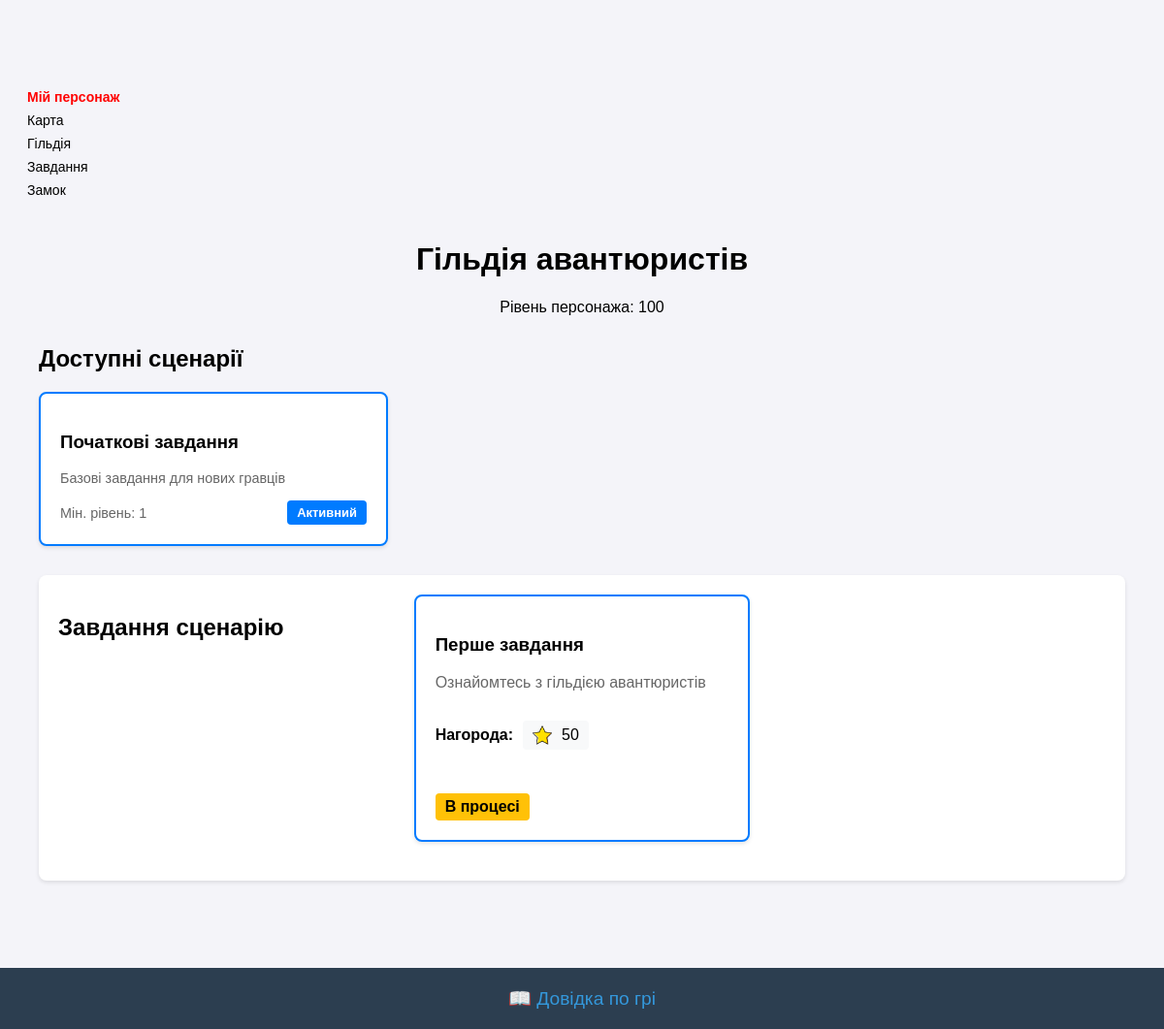
Screenshot of /guild (signed in) with the database file from the repository.
### backend/models.py (models this page shows)
class User(Base):
    __tablename__ = "users"
    id = Column(Integer, primary_key=True, index=True)
    username = Column(String, unique=True, index=True)
    password = Column(String)
    email = Column(String, unique=True, index=True)
    is_active = Column(Boolean, default=True)
    avatar_url = Column(String, nullable=True)  # user img path
    fraction = Column(String, default="Elfe")
    pending_attribute_points = Column(Integer, default=1)
    stamina = Column(Integer, default=0)  # Здоров'я
    energy = Column(Integer, default=0)  # Енергія
    agility = Column(Integer, default=0)  # Спритність
    mind = Column(Integer, default=0)  # Розум
    melee_attack = Column(Integer, default=0)  # Атака в ближньому бою
    ranged_attack = Column(Integer, default=0)  # Атака в дальньому бою
    magic_power = Column(Integer, default=0)  # Магічний потенціал
    physical_defense = Column(Integer, default=0)  # Захист від фізичних атак
    magic_resistance = Column(Integer, default=0)  # Стійкість до магії
    bonus_melee_damage = Column(Integer, default=0)
    bonus_ranged_damage = Column(Integer, default=0)
    bonus_magic_damage = Column(Integer, default=0)
    bonus_melee_defense = Column(Integer, default=0)
    bonus_ranged_defense = Column(Integer, default=0)
    bonus_magic_defense = Column(Integer, default=0)
    experience = Column(Integer, default=1)
    level = Column(Integer, default=1)
    gold = Column(Integer, default=0)
    wood = Column(Integer, default=0)
    stone = Column(Integer, default=0)
    session_id = Column(String, unique=True, nullable=True)
    map_sector = Column(String, default="Castle")  # Сектор карти
    map_x = Column(Integer, default=0)  # Координата X на карті
    map_y = Column(Integer, default=0)  # Координата Y на карті
    workplace = Column(String, nullable=True)  # Назва підприємства, де працює
    last_salary_time = Column(DateTime, nullable=True)  # Час останньої виплати
    last_quit_time = Column(DateTime, nullable=True)  # Час останнього звільнення
    daily_work_minutes = Column(Integer, default=0)  # Хвилини роботи за день
    last_work_day = Column(DateTime, nullable=True)  # Останній робочий день
    work_start_time = Column(DateTime, nullable=True)  # Час початку роботи
    units = relationship("UserUnit", back_populates="user")
    user_tasks = relationship("UserTask", back_populates="user")
    achievements = relationship("UserAchievement", back_populates="user")
    inventory_items = relationship("Item", back_populates="owner")
    equipped_items = relationship("EquippedItems", back_populates="user", uselist=False)
    battles = relationship("BattleState", back_populates="user")
    battle_histories = relationship("BattleHistory", back_populates="user")
    rating = relationship("PlayerRating", back_populates="user", uselist=False)

class QuestScenario(Base):
    __tablename__ = "quest_scenarios"
    id = Column(Integer, primary_key=True, index=True)
    title = Column(String)  # Назва сценарію
    description = Column(String)  # Опис сценарію
    min_level = Column(Integer, default=1)  # Мінімальний рівень для доступу
    is_active = Column(Boolean, default=True)  # Чи активний сценарій
    tasks = relationship("Task", back_populates="scenario")

class Task(Base):
    __tablename__ = "tasks"
    id = Column(Integer, primary_key=True, index=True)
    scenario_id = Column(Integer, ForeignKey("quest_scenarios.id"))
    title = Column(String)
    description = Column(String)
    level_required = Column(Integer, default=1)
    order_in_scenario = Column(Integer, default=0)
    reward_gold = Column(Integer, default=0)
    reward_wood = Column(Integer, default=0)
    reward_stone = Column(Integer, default=0)
    reward_exp = Column(Integer, default=0)
    user_tasks = relationship("UserTask", back_populates="task")
    scenario = relationship("QuestScenario", back_populates="tasks")

### backend/routers/adventure_guild.py (the view, shortened to what this page needs)
@router.get("/guild")
async def get_guild(
    request: Request,
    scenario_id: int = None,
    db: Session = Depends(get_db),
    current_user: User = Depends(get_current_user),
):
    if not current_user:
        return RedirectResponse(url="/")
    first_task_completed = (
        db.query(UserTask)
        .filter(
            UserTask.user_id == current_user.id,
            UserTask.task_id == 1,
            UserTask.is_completed == True,
        )
        .first()
        is not None
    )
    if not first_task_completed:
        scenario = db.query(QuestScenario).filter(QuestScenario.id == 1).first()
        task = db.query(Task).filter(Task.id == 1).first()
        return templates.TemplateResponse(
            "adventure_guild.html",
            {
                "request": request,
                "user": current_user,
                "scenarios": [scenario] if scenario else [],
                "selected_scenario": 1,
                "available_tasks": [task] if task else [],
                "completed_task_ids": [],
                "in_progress_task_ids": [1],
                "completed_scenarios": set(),
                "active_scenarios": set([1]) if scenario else set(),
            },
        )

### backend/database.py (called while the page is built)
def get_db() -> Generator[Any, Any, Any]:
    db = SessionLocal()
    try:
        init_test_data(db)  # Ініціалізуємо тестові дані
        init_test_admin(db)  # Створюємо адміністратора
        yield db
    finally:
        db.close()

### backend/init_test_data.py (called while the page is built, shortened)
def init_test_data(db: Session):
    scenario = (
        db.query(models.QuestScenario).filter(models.QuestScenario.id == 1).first()
    )

def init_test_admin(db: Session):
    admin = db.query(models.User).filter(models.User.id == 1).first()

### backend/routers/admin.py (called while the page is built)
def get_current_user(request: Request, db: Session = Depends(database.get_db)):
    username = request.cookies.get("username")
    if username:
        return db.query(models.User).filter(models.User.username == username).first()
    return None

### frontend/templates/adventure_guild.html (shortened to what this page needs)
{% extends 'base.html' %}
{% block body %}
<div class="navigation-panel">
    <a href="/player" class="nav-link">Мій персонаж</a>
    <a href="/map" class="nav-link">Карта</a>
    <a href="/guild" class="nav-link active">Гільдія</a>
    <a href="/char_tasks" class="nav-link">Завдання</a>
    <a href="/castle" class="nav-link">Замок</a>
</div>
<div class="guild-container">
    <div class="guild-header">
        <h1>Гільдія авантюристів</h1>
        <p>Рівень персонажа: {{ user.level }}</p>
    </div>
    <div class="scenarios-container">
        <h2>Доступні сценарії</h2>
        {% if scenarios %}
            <div class="scenarios-grid">
                {% for scenario in scenarios %}
                <div class="scenario-card {% if scenario.id == selected_scenario %}selected{% endif %}">
                    <a href="/guild?scenario_id={{ scenario.id }}" class="scenario-link">
                        <h3>{{ scenario.title }}</h3>
                        <p class="scenario-description">{{ scenario.description }}</p>
                        <div class="scenario-info">
                            <span class="min-level">Мін. рівень: {{ scenario.min_level }}</span>
                            {% if scenario.id in completed_scenarios %}
                            <span class="status completed">Завершено</span>
                            {% elif scenario.id in active_scenarios %}
                            <span class="status active">Активний</span>
                            {% endif %}
                        </div>
                    </a>
                </div>
                {% endfor %}
            </div>
        {% else %}
            <p class="no-scenarios">Наразі немає доступних сценаріїв для вашого рівня</p>
        {% endif %}
    </div>
    {% if selected_scenario %}
    <div class="tasks-container">
        <h2>Завдання сценарію</h2>
        {% if available_tasks %}
            {% for task in available_tasks %}
            <div class="task-card {% if task.id in completed_task_ids %}completed{% elif task.id in in_progress_task_ids %}in-progress{% endif %}">
                <h3>{{ task.title }}</h3>
                <p class="task-description">{{ task.description }}</p>
                <div class="task-rewards">
                    <h4>Нагорода:</h4>
                    {% if task.reward_exp > 0 %}
                    <span class="reward">
                        <img src="../static/images/exp-icon.png" alt="Experience">
                        {{ task.reward_exp }}
                    </span>
                    {% endif %}
                </div>
                {% if task.id not in completed_task_ids and task.id not in in_progress_task_ids %}
                <form action="/guild/accept-task/{{ task.id }}" method="POST">
                    <button type="submit" class="accept-task-btn">Прийняти завдання</button>
                </form>
                {% elif task.id in in_progress_task_ids %}
                <span class="task-status in-progress">В процесі</span>
                {% else %}
                <span class="task-status completed">Виконано</span>
                {% endif %}
            </div>
            {% endfor %}
        {% else %}
            <p class="no-tasks">Наразі немає доступних завдань у цьому сценарії</p>
        {% endif %}
    </div>
    {% endif %}
</div>
{% endblock %}

### frontend/static/css/styles.css (style rules this page uses)
body { font-family: Arial, sans-serif; background-color: #f4f4f9; min-height: 100vh; margin: 0; display: flex; flex-direction: column; }
a[href="/player"] { display: inline-block; margin-top: 20px; color: #ff0000; text-decoration: none; font-weight: bold; }
.guild-container { max-width: 1200px; margin: 0 auto; padding: 20px; }
.guild-header { text-align: center; margin-bottom: 30px; }
.tasks-container { display: grid; grid-template-columns: repeat(auto-fill, minmax(300px, 1fr)); gap: 20px; }
.task-card { background: white; border-radius: 8px; padding: 20px; box-shadow: 0 2px 4px rgba(0,0,0,0.1); position: relative; }
.task-card.in-progress { border: 2px solid #007bff; }
.task-description { color: #666; margin: 10px 0; }
.task-rewards { display: flex; gap: 10px; align-items: center; margin: 15px 0; }
.reward { display: flex; align-items: center; gap: 5px; background: #f8f9fa; padding: 5px 10px; border-radius: 4px; }
.reward img { width: 20px; height: 20px; }
.task-status { display: block; text-align: center; padding: 10px; border-radius: 4px; font-weight: bold; }
.task-status.in-progress { background: #007bff; color: white; }
.scenarios-grid { display: grid; grid-template-columns: repeat(auto-fill, minmax(250px, 1fr)); gap: 20px; margin-bottom: 30px; }
.scenario-card { background: white; border-radius: 8px; overflow: hidden; transition: all 0.3s ease; }
.scenario-card.selected { border: 2px solid #007bff; }
.scenario-link { display: block; padding: 20px; text-decoration: none; color: inherit; }
.scenario-description { color: #666; margin: 10px 0; font-size: 0.9em; }
.scenario-info { display: flex; justify-content: space-between; align-items: center; margin-top: 15px; font-size: 0.9em; }
.min-level { color: #666; }
.status { padding: 4px 8px; border-radius: 4px; font-weight: bold; }
.status.active { background: #007bff; color: white; }

### frontend/static/css/navigation.css (style rules this page uses)
.nav-link { color: #000000; text-decoration: none; display: flex; align-items: center; gap: 4px; padding: 4px 8px; border-radius: 4px; transition: background-color 0.3s; font-weight: 500; font-size: 14px; }

### frontend/templates/adventure_guild.html (style rules this page uses)
.guild-container { padding: 20px; max-width: 1200px; margin: 0 auto; }
.guild-header { margin-bottom: 30px; text-align: center; }
.scenarios-grid { display: grid; grid-template-columns: repeat(auto-fill, minmax(300px, 1fr)); gap: 20px; margin-bottom: 30px; }
.scenario-card { background: white; border-radius: 8px; box-shadow: 0 2px 4px rgba(0,0,0,0.1); transition: transform 0.3s ease; cursor: pointer; }
.scenario-card.selected { border: 2px solid #007bff; }
.scenario-link { display: block; padding: 20px; text-decoration: none; color: inherit; }
.scenario-description { color: #666; margin: 10px 0; }
.scenario-info { display: flex; justify-content: space-between; align-items: center; margin-top: 15px; }
.min-level { color: #666; }
.status { padding: 5px 10px; border-radius: 4px; font-size: 0.9em; }
.status.active { background: #007bff; color: white; }
.tasks-container { margin-top: 30px; padding: 20px; background: white; border-radius: 8px; box-shadow: 0 2px 4px rgba(0,0,0,0.1); }
.task-card { margin-bottom: 20px; padding: 20px; border: 1px solid #ddd; border-radius: 8px; }
.task-rewards { margin-top: 15px; }
.reward { display: inline-flex; align-items: center; margin-right: 15px; }
.reward img { width: 20px; height: 20px; margin-right: 5px; }
.task-status { display: inline-block; padding: 5px 10px; border-radius: 4px; margin-top: 15px; }
.task-status.in-progress { background: #ffc107; color: black; }

### rows the page displays
User: level "100"
QuestScenario: title "Початкові завдання", description "Базові завдання для нових гравців", min_level "1", shows "Активний"
Task: title "Перше завдання", description "Ознайомтесь з гільдією авантюристів", reward_exp "50", shows "В процесі"
